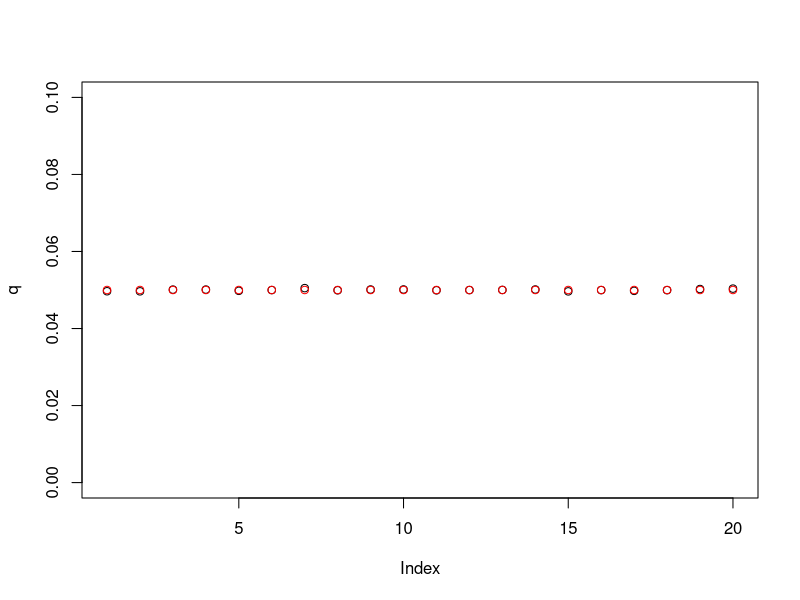

Source code (R):
roll_dice <- function(rolls, sides) {
  sample(sides, size = rolls, replace = TRUE)
}

roll_dice(1000, 6)





# define the number of times to roll and the number of sides
n_rolls <- 1000000
n_sides <- 20

# calculate theoretical information entropy
-sum(rep((1 / n_sides) * log(1 / n_sides), n_sides))


# generate "true" probability of each outcome
p <- rep(1/n_sides, times = n_sides)

# generate a sample to estimate the probability of each outcome
x <- roll_dice(n_rolls, n_sides)

# ger the empirical frequencies of each outcome (your estimate)
q <- tabulate(x) / length(x)

plot(q, ylim = c(0, .1))
points(1:n_sides, rep(1/n_sides, times = n_sides), col = "red")

# calculate KL divergence
sum(p * log(p/q))

